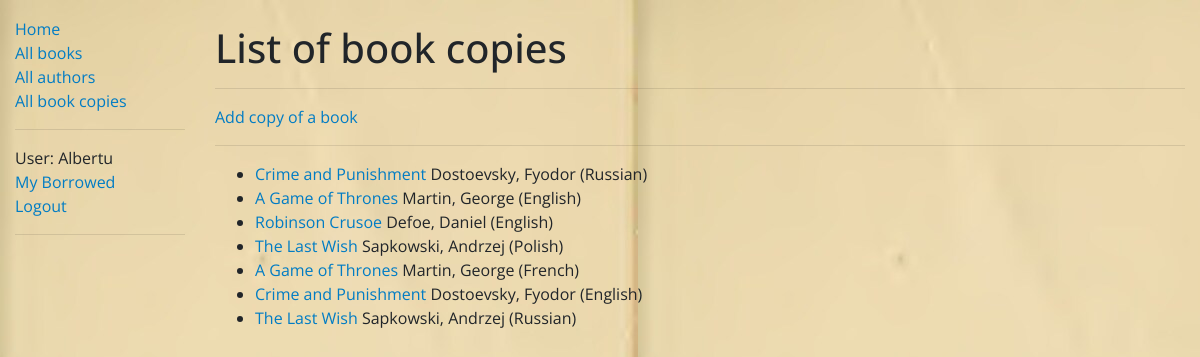
The page /catalog/bookinstances/ (signed in) on the database as committed earlier.
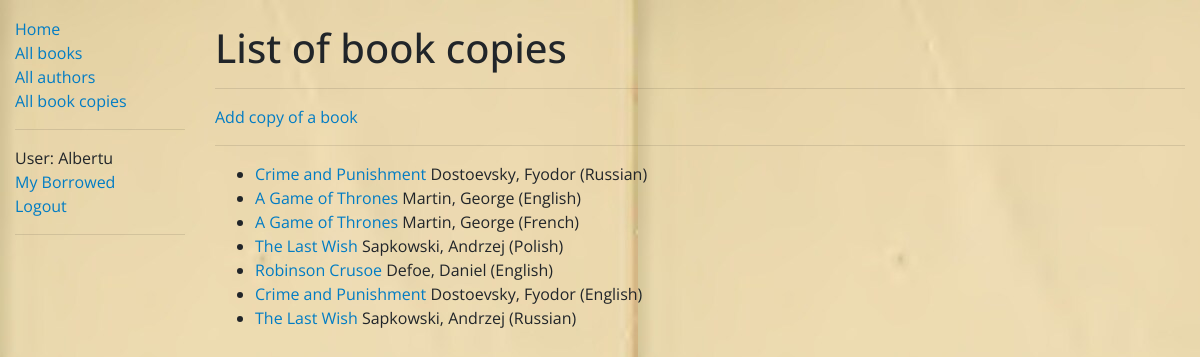
The same page on the database as committed later.
### catalog/models.py (models this page shows, shortened)
class BookInstance(models.Model):
    id = models.UUIDField(primary_key=True, default=uuid.uuid4,
                          help_text='Unique ID for this particular book across whole library')
    book = models.ForeignKey(Book, on_delete=models.RESTRICT, null=True)
    imprint = models.CharField(max_length=200)
    due_back = models.DateField(null=True, blank=True)
    language = models.ForeignKey('Language', on_delete=models.SET_NULL, null=True)
    borrower = models.ForeignKey(User, on_delete=models.SET_NULL, null=True, blank=True)
    LOAN_STATUS = (
        ('m', 'Maintenance'),
        ('o', 'On loan'),
        ('a', 'Available'),
        ('r', 'Reserved'),
    )
    status = models.CharField(
        max_length=1,
        choices=LOAN_STATUS,
        blank=True,
        default='m',
        help_text='Book availability',
    )
    class Meta:
        ordering = ['due_back']
        permissions = (("can_mark_returned", "Set book as returned"),)
    def get_absolute_url(self):
        return reverse('bookinstance-detail', args=[str(self.id)])

class Book(models.Model):
    title = models.CharField(max_length=200)
    author = models.ForeignKey('Author', on_delete=models.SET_NULL, null=True)
    summary = models.TextField(max_length=1000, help_text='Enter a brief description of the book')
    isbn = models.CharField('ISBN', max_length=13, unique=True,
                            help_text='13 Character <a href=\
                            "https://www.isbn-international.org/content/what-isbn">ISBN number</a>')
    genre = models.ManyToManyField(Genre, help_text='Select a genre for this book')
    language_of_origin = models.ForeignKey('Language', on_delete=models.SET_NULL, null=True)
    class Meta:
        ordering = ['title']
    def display_genre(self):
        """Create a string for the Genre. This is required to display genre in Admin."""
        return ', '.join(genre.name for genre in self.genre.all()[:3])
    display_genre.short_description = 'Genre'

class Author(models.Model):
    first_name = models.CharField(max_length=100)
    last_name = models.CharField(max_length=100)
    date_of_birth = models.DateField(null=True, blank=True)
    date_of_death = models.DateField('died', null=True, blank=True)
    class Meta:
        ordering = ['last_name', 'first_name']
    def __str__(self):
        return f'{self.last_name}, {self.first_name}'

class Language(models.Model):
    name = models.CharField(max_length=200,
                            help_text="Enter the book's language (e.g. English, French, Japanese etc.)")
    def __str__(self):
        return self.name

### catalog/views.py (the view)
# urls.py: path('bookinstances/', views.BookInstanceListView.as_view(), name='bookinstances'),
class BookInstanceListView(LoginRequiredMixin, generic.ListView):
    model = BookInstance
    paginate_by = 10

### catalog/templates/catalog/bookinstance_list.html (shortened to what this page needs)
{% extends "base_generic.html" %}
{% block content %}
    <h1>List of book copies</h1>
    <hr>
    <a href="{% url 'bookinstance-create' %}">Add copy of a book</a>
    <hr>
    {% if bookinstance_list %}
        <ul>
            {% for bookinstance in bookinstance_list %}
                <li>
                    <a href="{{ bookinstance.get_absolute_url }}">
                        {{ bookinstance.book.title }}</a> {{ bookinstance.book.author }} ({{ bookinstance.language }})
                </li>
            {% endfor %}
        </ul>
    {% else %}
        <p>There are no books in the library.</p>
    {% endif %}
{% endblock %}

### catalog/templates/base_generic.html (shortened to what this page needs)
<!doctype html>
<html lang="en">
<head>
    <link rel="stylesheet"
          href="https://cdn.jsdelivr.net/npm/bootstrap@4.5.3/dist/css/bootstrap.min.css"
>
    {% load static %}
    <link rel="stylesheet" href="{% static 'css/styles.css' %}">
    <link rel="stylesheet" href="{% static 'css/links.css' %}">
</head>
<body>
<div class="container-fluid">
    <div class="row">
        <div class="col-sm-2">
            {% block sidebar %}
                <ul class="sidebar-nav this-nav">
                    <li><a href="{% url 'index' %}" class="third after">Home</a></li>
                    <li><a href="{% url 'books' %}" class="third after">All books</a></li>
                    <li><a href="{% url 'authors' %}" class="third after">All authors</a></li>
                    {% if user.is_authenticated %}
                        <li><a href="{% url 'bookinstances' %}" class="third after">All book copies</a></li>
                    {% endif %}
                    <hr>
                    {% if user.is_authenticated %}
                        <li>User: {{ user.get_username }}</li>
                        <li><a href="{% url 'my-borrowed' %}" class="third after">My Borrowed</a></li>
                        <li><a href="{% url 'logout' %}?next={{ request.path }}" class="third after">Logout</a></li>
                    {% else %}
                        <li><a href="{% url 'login' %}?next={{ request.path }}" class="third after">Login</a></li>
                    {% endif %}
                </ul>
                <hr>
            {% endblock %}
        </div>
        <div class="col-sm-10 content">
            {% block content %}{% endblock %}
        </div>
    </div>
</div>
</body>
</html>

### catalog/static/css/styles.css (style rules this page uses)
body { background-image: url("../images/reader.jpg"); }
.sidebar-nav { margin-top: 10%; padding: 0; list-style: none; }
.content { padding-top: 2%; background-size: cover; }

### catalog/static/css/links.css (style rules this page uses)
body { font-family:'Open Sans', sans-serif; }
a,a:visited,a:hover,a:active { -webkit-backface-visibility:hidden; backface-visibility:hidden; position:relative; transition:0.5s color ease; text-decoration:none; color: #017cc4; }
a.before:before,a.after:after { content: ""; transition:0.5s all ease; -webkit-backface-visibility:hidden; backface-visibility:hidden; position:absolute; }
a.after:after { bottom:-0.05em; }
a.before:before,a.after:after { height:5px; height:0.15rem; width:0; background:#d73444; }
a.third:after,a.sixth:before,a.sixth:after { left:50%; -webkit-transform:translateX(-50%); transform:translateX(-50%); }

Rows that differ between the two databases and show on the page:
changed BookInstance "French": moves up the list
changed BookInstance "Polish": moves down the list
